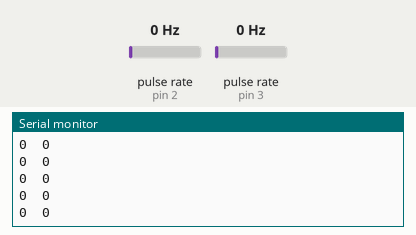
Simulated run of this sketch. Board: Arduino Uno, built with avr-gcc and run on an emulated ATmega328P. Parts: the last lines printed to the serial monitor. Wiring (inferred from the names in the program): 2 × pulse sensor: data pin 2 / data pin 3. The test bench sets the inputs (shaded band); at power-on: pulse rate (sensors on pin 2, pin 3) 0 Hz.

Above: at 1.2 s.
1.3 s: pulse rate (sensor on pin 2) set to 4 Hz
At 1.52 s:
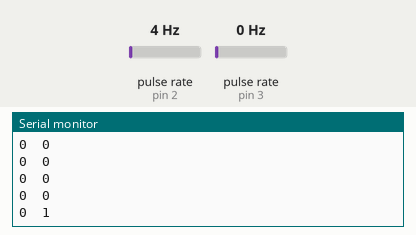
2.8 s: pulse rate (sensor on pin 3) set to 4 Hz
At 2.82 s:
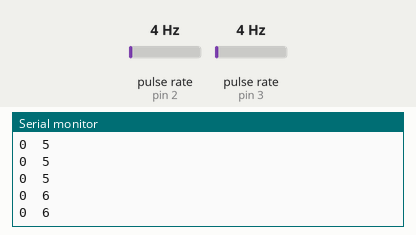
4.3 s: pulse rate (sensor on pin 2) set to 50 Hz
At 4.33 s:
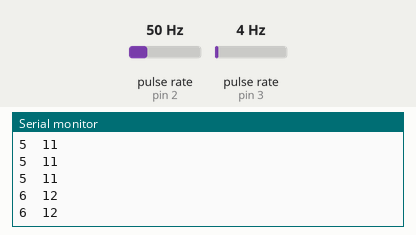
5.8 s: pulse rate (sensor on pin 3) set to 50 Hz
At 5.84 s:
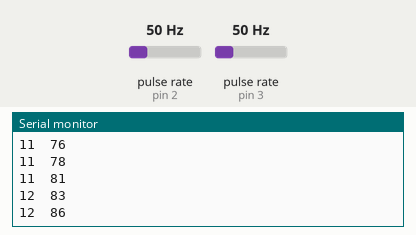
Timing chart, 0 to 8.3 s (numbered marks = the images above; inputs shaded):
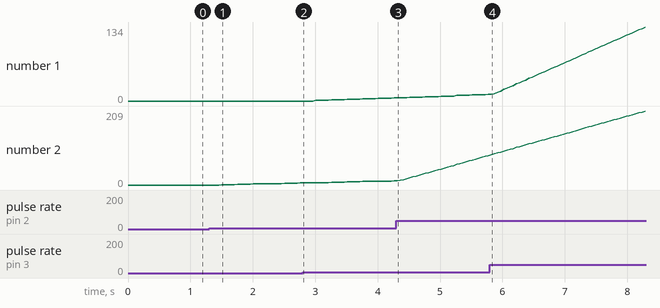

Measured:
- after the input at 1.3 s, the serial monitor: prints a new line after 0.21 s (image 1)
- plotted number 2: 0 → 6 after the input at 1.3 s, 12 → 83 after the input at 4.3 s

The sketch:

EncoderTest.ino
```cpp
const int ENC_L = 3;
const int ENC_R = 2;

volatile unsigned long leftTurns = 0;
volatile unsigned long rightTurns = 0;

void countLeft() {
  leftTurns++;
}

void countRight() {
  rightTurns++;
}

void setup() {
  pinMode(ENC_L, INPUT_PULLUP);
  pinMode(ENC_R, INPUT_PULLUP);

  attachInterrupt(digitalPinToInterrupt(ENC_L), countLeft, RISING);
  attachInterrupt(digitalPinToInterrupt(ENC_R), countRight, RISING);

  Serial.begin(115200);
}

void loop() {
  Serial.print(leftTurns);
  Serial.print("\t");
  Serial.println(rightTurns);
  delay(50);
}
```
